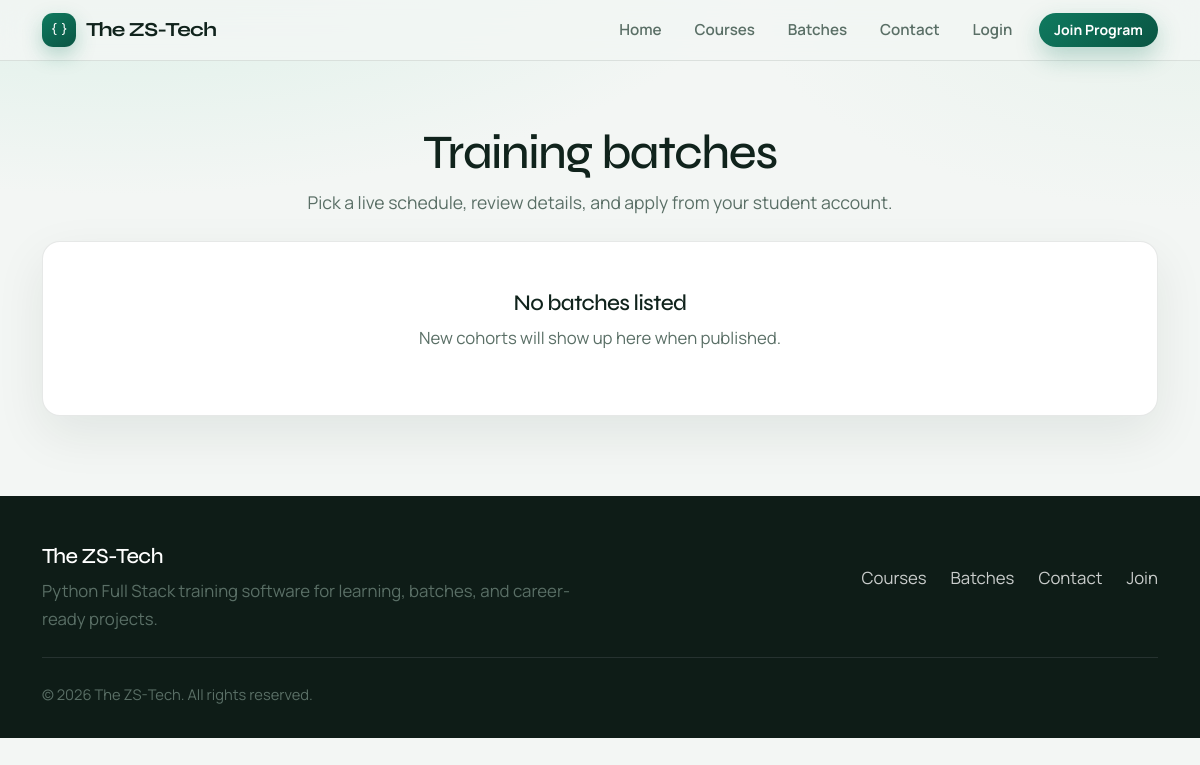
Page /batches/ on the earlier database version.
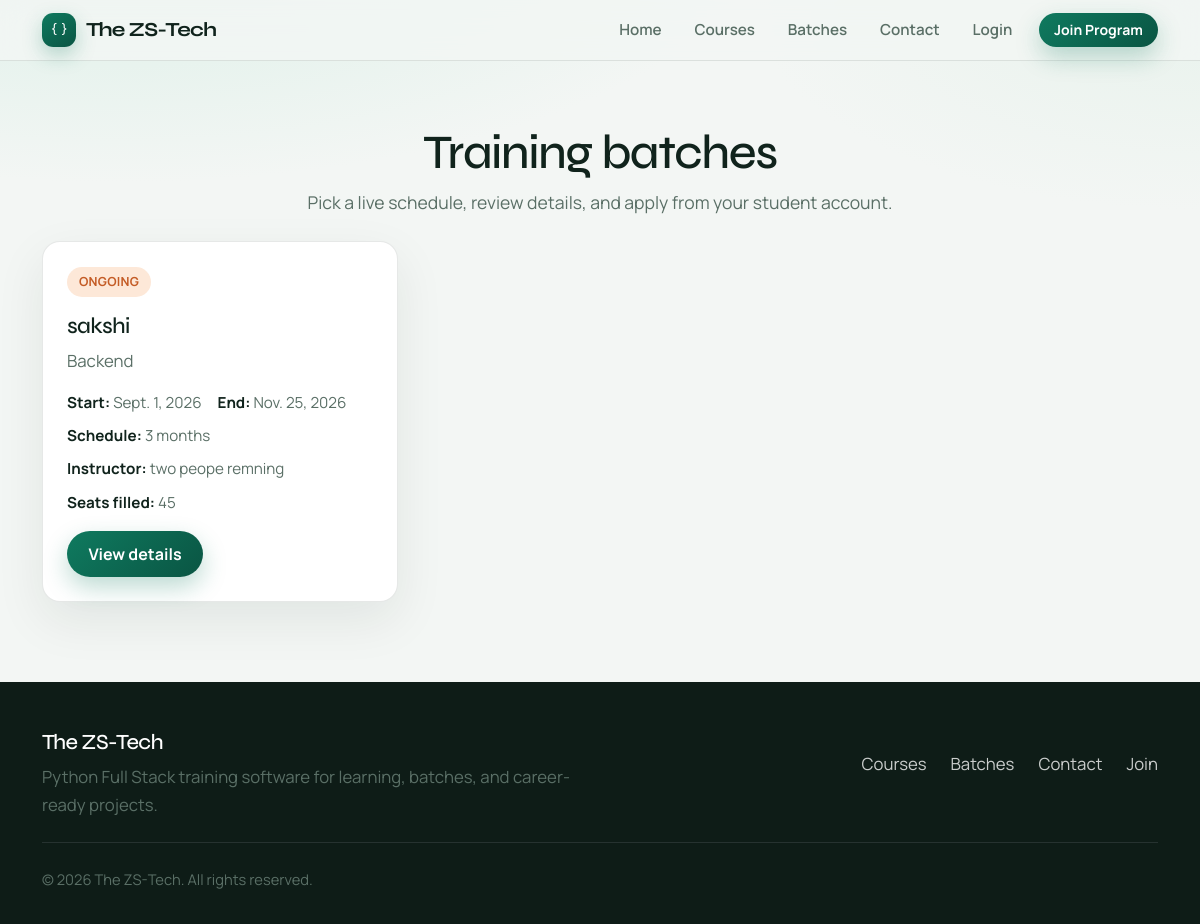
Same page on the later database version.
### batches/models.py (models this page shows, shortened)
class Batch(models.Model):
    STATUS_CHOICES = [
        ('upcoming', 'Upcoming'),
        ('ongoing', 'Ongoing'),
        ('completed', 'Completed'),
    ]
    name = models.CharField(max_length=100)
    course = models.ForeignKey(
        Course,
        on_delete=models.CASCADE,
        related_name='batches',
    )
    start_date = models.DateField()
    end_date = models.DateField()
    schedule = models.CharField(max_length=200)
    duration = models.CharField(max_length=100)
    instructor = models.CharField(max_length=150)
    students_count = models.PositiveIntegerField(default=0)
    status = models.CharField(
        max_length=20,
        choices=STATUS_CHOICES,
        default='upcoming',
    )
    description = models.TextField(blank=True)
    created_at = models.DateTimeField(auto_now_add=True)

### courses/models.py (models this page shows, shortened)
class Course(models.Model):
    title = models.CharField(
        max_length=200
    )
    short_description = models.CharField(
        max_length=300
    )
    description = models.TextField()
    duration = models.CharField(
        max_length=100
    )
    fees = models.DecimalField(
        max_digits=10,
        decimal_places=2,
        default=0
    )
    is_active = models.BooleanField(
        default=True
    )
    created_at = models.DateTimeField(
        auto_now_add=True
    )

### batches/views.py (the view)
def batch_list(request):
    batches = Batch.objects.select_related('course').all()
    return render(request, 'batches/batch_list.html', {'batches': batches})

### templates/batches/batch_list.html (shortened to what this page needs)
{% extends 'base.html' %}
{% block content %}
<section class="page-hero">
    <div class="container text-center">
        <h1>Training batches</h1>
        <p class="section-lead">Pick a live schedule, review details, and apply from your student account.</p>
    </div>
</section>
<section class="pb-5">
    <div class="container">
        <div class="row g-4">
            {% for batch in batches %}
            <div class="col-md-6 col-lg-4">
                <article class="soft-panel">
                    {% if batch.status == 'upcoming' %}
                    <span class="pill">{{ batch.get_status_display }}</span>
                    {% elif batch.status == 'ongoing' %}
                    <span class="pill pill-warn">{{ batch.get_status_display }}</span>
                    {% else %}
                    <span class="pill pill-muted">{{ batch.get_status_display }}</span>
                    {% endif %}
                    <h3 class="mt-3">{{ batch.name }}</h3>
                    <p>{{ batch.course.title }}</p>
                    <div class="meta-row">
                        <span><strong>Start:</strong> {{ batch.start_date }}</span>
                        <span><strong>End:</strong> {{ batch.end_date }}</span>
                        <span><strong>Schedule:</strong> {{ batch.schedule }}</span>
                        <span><strong>Instructor:</strong> {{ batch.instructor }}</span>
                        <span><strong>Seats filled:</strong> {{ batch.students_count }}</span>
                    </div>
                    <a href="{% url 'batch_detail' batch.id %}" class="btn btn-zs">View details</a>
                </article>
            </div>
            {% empty %}
            <div class="col-12">
                <div class="empty-state soft-panel">
                    <h3>No batches listed</h3>
                    <p>New cohorts will show up here when published.</p>
                </div>
            </div>
            {% endfor %}
        </div>
    </div>
</section>
{% endblock %}

Differences in the rows shown:
added Batch: status "ONGOING", name "sakshi", course "Backend", start_date "Sept. 1, 2026", end_date "Nov. 25, 2026", schedule "3 months", instructor "two peope remning", students_count "45"
Other differences:
text no longer shown: "No batches listed New cohorts will show up here when published."
